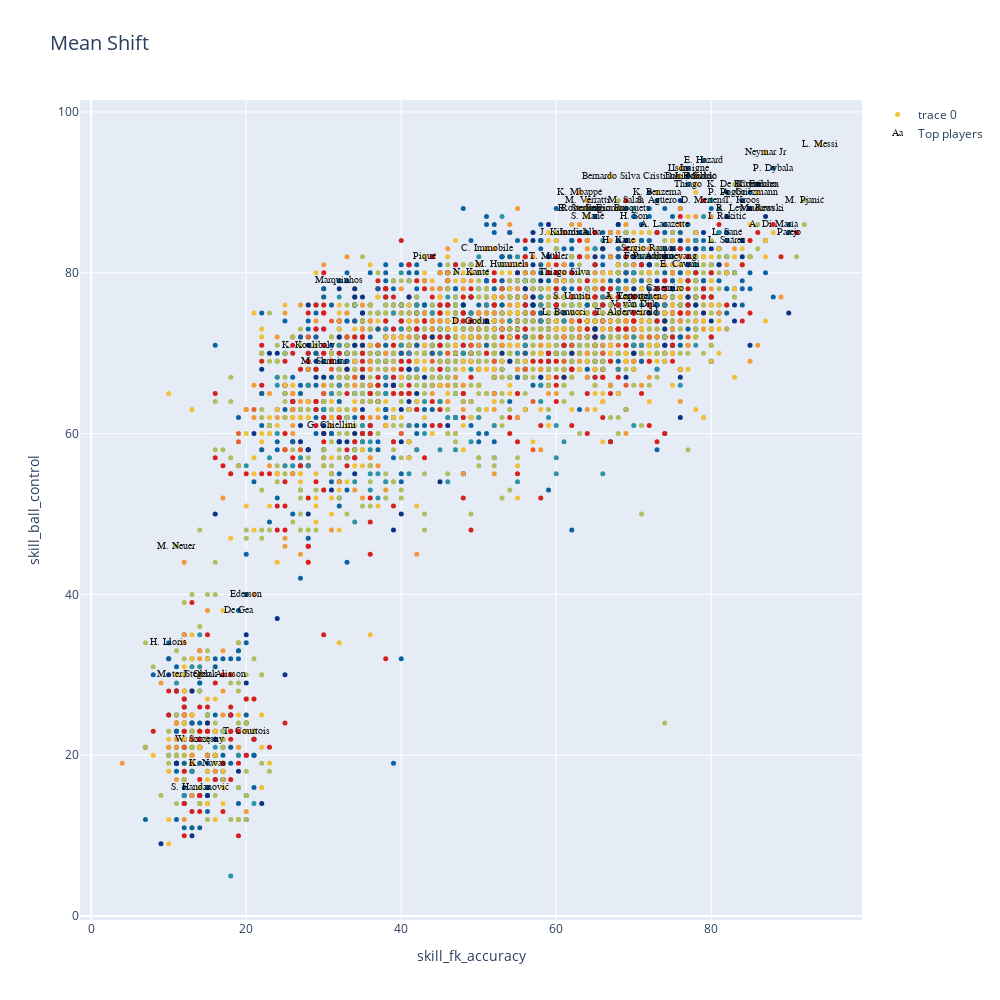

Write notebook code for a chart like this one.
### Code cell
data=[]
bool_crack=df_n["overall"] > 85
bool_no_crack=df_n["overall"]<86


#Eligo dos números entre 0 y  de n_skills-1
skill_1=skills_ratings[9]
skill_2=skills_ratings[10]


MeanShift_clusters = go.Scatter(x=df_skills[skill_1], y=df_skills[skill_2],
                           mode='markers',
                        text=df_n.loc[:,'short_name'],
                           marker=dict(
                                size=5,
                                color = clusters2.astype(np.float), #set color equal to a variable
                                colorscale='Portland',
                                showscale=False)
                           )

crack =go.Scatter(x=df_skills.loc[bool_crack,skill_1], y=df_skills.loc[bool_crack,skill_2],name='Top players',
                      text=df_n.loc[bool_crack,'short_name'],
                      textfont=dict(family='sans serif',size=10,color='black'),
                      opacity=0.9,mode='text')

data=[MeanShift_clusters,crack]

layout = go.Layout(title="Mean Shift",titlefont=dict(size=20),
                xaxis=dict(title=skill_1),
                yaxis=dict(title=skill_2),
                autosize=False, width=1000,height=1000)

fig = go.Figure(data=data, layout=layout)

iplot(fig)

### Figure 1 — Plotly figure (JSON) as saved in the notebook; plotly's stock layout.template omitted (floating-point values rounded to 4 significant figures; data arrays with more than 128 entries replaced by an {"elided": "..."} marker saying what was removed)
{"data": [{"marker": {"color": {"elided": "5337 int values"}, "colorscale": [[0, "rgb(12,51,131)"], [0.25, "rgb(10,136,186)"], [0.5, "rgb(242,211,56)"], [0.75, "rgb(242,143,56)"], [1, "rgb(217,30,30)"]], "showscale": false, "size": 5}, "mode": "markers", "text": {"elided": "4756 str values"}, "type": "scatter", "x": {"elided": "4756 int values"}, "y": {"elided": "4756 int values"}}, {"mode": "text", "name": "Top players", "opacity": 0.9, "text": ["L. Messi", "Cristiano Ronaldo", "Neymar Jr", "J. Oblak", "E. Hazard", "K. De Bruyne", "M. ter Stegen", "V. van Dijk", "L. Modrić", "M. Salah", "K. Mbappé", "K. Koulibaly", "H. Kane", "Alisson", "De Gea", "N. Kanté", "G. Chiellini", "S. Agüero", "Sergio Ramos", "L. Suárez", "R. Lewandowski", "Sergio Busquets", "A. Griezmann", "P. Dybala", "P. Pogba", "Ederson", "R. Sterling", "C. Eriksen", "T. Courtois", "Piqué", "S. Handanovič", "M. Neuer", "H. Lloris", "David Silva", "E. Cavani", "D. Godín", "T. Kroos", "M. Reus", "P. Aubameyang", "S. Mané", "A. Laporte", "Bernardo Silva", "Casemiro", "H. Son", "Fernandinho", "Thiago Silva", "K. Benzema", "J. Vertonghen", "D. Mertens", "M. Hummels", "T. Alderweireld", "Jordi Alba", "Thiago", "K. Navas", "L. Insigne", "L. Sané", "Marquinhos", "M. Škriniar", "M. Verratti", "S. Umtiti", "W. Szczęsny", "J. Kimmich", "Isco", "Roberto Firmino", "I. Rakitić", "M. Pjanić", "A. Di María", "L. Bonucci", "Coutinho", "Parejo", "T. Müller", "C. Immobile", "A. Lacazette"], "textfont": {"color": "black", "family": "sans serif", "size": 10}, "type": "scatter", "x": [94, 76, 87, 14, 79, 83, 12, 70, 78, 69, 63, 28, 68, 18, 19, 49, 31, 73, 72, 82, 85, 68, 85, 88, 82, 20, 63, 86, 20, 43, 14, 11, 10, 77, 76, 49, 84, 86, 74, 64, 69, 67, 74, 70, 72, 61, 73, 70, 79, 53, 69, 63, 77, 15, 77, 82, 32, 30, 64, 62, 14, 61, 76, 65, 82, 92, 88, 61, 86, 90, 59, 51, 74], "y": [96, 92, 95, 30, 94, 91, 30, 76, 92, 89, 90, 71, 84, 30, 38, 80, 61, 89, 83, 84, 88, 88, 90, 93, 90, 40, 88, 91, 23, 82, 16, 46, 34, 92, 81, 74, 89, 88, 82, 87, 77, 92, 78, 87, 82, 80, 90, 77, 89, 81, 75, 85, 91, 19, 93, 85, 79, 69, 89, 77, 22, 85, 93, 88, 87, 89, 86, 75, 91, 85, 82, 83, 86]}], "layout": {"autosize": false, "height": 1000, "title": {"font": {"size": 20}, "text": "Mean Shift"}, "width": 1000, "xaxis": {"title": {"text": "skill_fk_accuracy"}}, "yaxis": {"title": {"text": "skill_ball_control"}}}}
